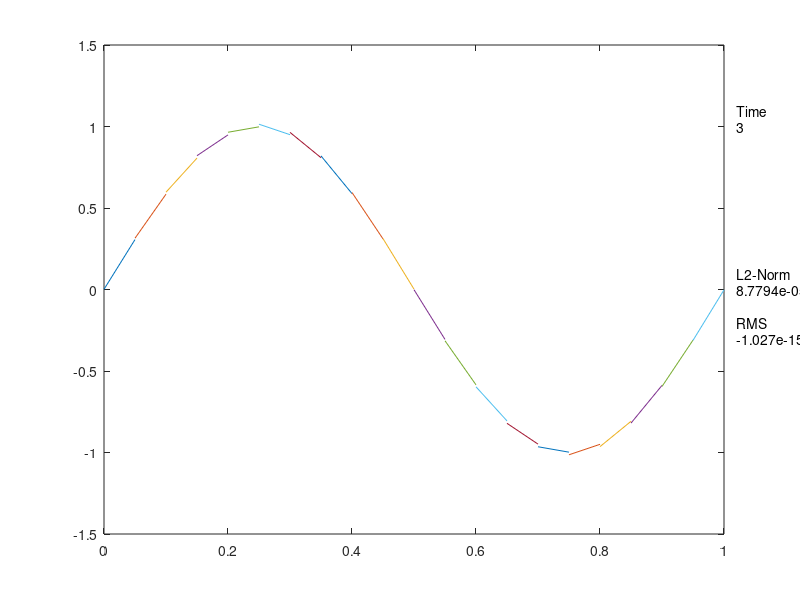

The MATLAB script that drew this image:
%Copyright (c) 2014, Josh Bevan
%All rights reserved.
%This code is licensed under the BSD 3-Clause License, see License.txt for the full license.

%--1D Scalar Conservation Eqn solution using Discontinuous Galerkin
%Linear spatial disretization, forward Euler time discretization
clear all
close all
tau=2*pi();

%--Here we attempt to solve the 1D scalar conservation eqn of the form:
%\frac{\partial u)(\partial t} + \frac{\partial f(u))(\partial x} = 0
%where f(u) is some flux function describing the "flow" of a conserved
%quantity. In this simplified case f(u) = u giving us a linear PDE
%We will use periodic boundary conditions to examine numerical dissipation
%effects

%--Let u(x,t) be the exact solution on the domain 0<=x<=1
%--Let u(.,0) = u0 = sin(2pi * x)

%--Let vh be the finite vector space of linear polynomials
%--Let uh be the approximate numerical solution consisting of a linear
%combination of basis functions (\thetaN for the Nth basis) in vh with
%scalar coefficients BasisWeightN (i.e. \sum BasisWeightN \thetaN)
%--Let \phiN be the Nth test function in the same vector space as the basis
%functions (vh), in this simplified case N=2
N=2;

%--Discretize the domain into K elements with K+1 nodes
K=20;
xNode=0:1/K:1;
deltax = diff(xNode);
deltaxM = repmat(deltax,N,1);  %Repeat deltax for the N basis functions
%All the nodes, note their are repeats since nodes have a coincident
%brother from an adjacent element, except at the boundaries
xh = reshape(sort([xNode,xNode(2:end-1)]),N,K)';
u= sin(tau.*xh);


%--According to Cockburn,Shu 2001 Eqn 2.2 let uh(.,0) be computed by
%\int uh \phi = \int u0 \phi for each element (xj-1/2 < x < xj=1/2)
%--We can explicitly define a formula for the value of the RHS 
%ExactRHSN = \int u0 \phiN
% What he is suggesting is Galerkin projection of the initial condition onto the basis.
ExactRHS(1,:)= (tau*deltax.*cos(tau.*xNode(1:end-1))+sin(tau.*xNode(1:end-1))-sin(tau.*xNode(2:end)))./(4*pi()^2.*(deltax));
ExactRHS(2,:)= -(tau*deltax.*cos(tau.*xNode(2:end))+sin(tau.*xNode(1:end-1))-sin(tau.*xNode(2:end)))./(4*pi()^2.*(deltax));

%--The LHS requires calculation of \int uh \phi
%which is \int \sum(aN \thetaN) \phi

%Matrix of LHS integrals of form \int \thetaI \phiJ, where \thetaI=\phiI
LHSIntegrals = [1/3 1/6;
                1/6 1/3];
%--Calculate basis weights for approximate solution
%LHSIntegrals * BasisWeights = ExactRHS / deltax
BasisWeights = LHSIntegrals\(ExactRHS./deltaxM);

%--Now that we have u0 we can begin explicit time stepping (forward Euler)
%with the semi-discrete form of the PDE.
%--Because we have a linear flux function all the classic monotone flux
%schemes reduce to the simple upwind flux i.e. g(v-(x),g(v+(x))=v-(x)

%--Let's assemble our semi-discrete stencil, assuming the BasisWeight 
%vector is of the form [a1_j a2_j a1_j+1 a2_j+1 ... a1_K a2_K]
UpwindFlux = [1 0  0;
              0 0 -1];
RHSIntegrals = [0 -1/2 -1/2;
                0  1/2  1/2];
Stencil = LHSIntegrals\(UpwindFlux + RHSIntegrals);

%--Assemble semi-discrete system
% He is being clever in applying the periodic boundary conditions.  he has
% assembled the RHS into a 2x3 matrix which includes the flux, stiffness
% matrix and inverse of the mass matrix.  He named this Stencil.  The
% stencil is 2x3 because the solution at each node is coupled to the
% solution at the other node in the element as well as the right hand side
% node of the upstream element.  This is due to the upwind flux.  
SemiMatrix = zeros(N*K);
for i=1 : size(Stencil,1) : size(SemiMatrix,2)-(size(Stencil,1)+1)
    SemiMatrix(i:i-1+size(Stencil,1),i:i-1+size(Stencil,2))=Stencil;
end
tmp = SemiMatrix;
SemiMatrix = circshift(SemiMatrix, [0 -1]); %Apply periodic BC
SemiMatrix(end+1-size(Stencil,1):end,end+1-size(Stencil,2):end)=Stencil;
SemiMatrix = SemiMatrix./deltax(1);

BasisWeights = reshape(BasisWeights,N*K,1);
cats = BasisWeights;

%--Discretize in time and plot
deltaT= .0001;
saveT = 0.01;
nsaveT = floor(saveT/deltaT);
endT = 3;
nT = floor(endT/deltaT);
NormFreq = 100;
saved = zeros((nT/nsaveT)+1,K*N);
i=0;
norm2 = [];
for t= 0:1:nT
    %BasisWeights_dt = SemiMatrix*BasisWeights;
    %BasisWeights = BasisWeights+(BasisWeights_dt.*deltaT);
    BasisWeights = (eye(N*K)+SemiMatrix*deltaT)*BasisWeights;
    if t/nsaveT==floor(t/nsaveT)
        if i/NormFreq == floor(i/NormFreq)
            norm2 = [norm2 sum(([u(1,1) u(:,2)']'-BasisWeights([1 2:2:end])).^2)];
        end
        i= i+1;
        saved(i,:)=BasisWeights;
    end
end

saved = reshape(saved',N,K,length(saved));
j=0;

h=figure;set(gcf, 'Color','white')
% nFrames = length(saved);
% vidObj = VideoWriter('1DConvDG.avi');
% vidObj.Quality = 100;
% vidObj.FrameRate = floor(nFrames/(2*endT));
% open(vidObj);

rms = @(x) mean(sqrt(x)).^2;

i=length(saved);
for i=1:length(saved)
    plot(xh',saved(:,:,i))
    axis([0 1 -1.5 1.5])
    if (i-1)/NormFreq == floor((i-1)/NormFreq)
        j=j+1;
    end
    text(1.02,0.1,'L2-Norm')
    text(1.02,0,num2str(norm2(j)));
    text(1.02,-0.2,'RMS')
    text(1.02,-.3,num2str(rms(reshape(saved(2,:,i),K,1))));
    text(1.02,1.1,'Time')
    text(1.02,1,num2str((i-1)*saveT));
    %writeVideo(vidObj, getframe(h));
    pause(.01)
end

%close(gcf)
%close(vidObj);
